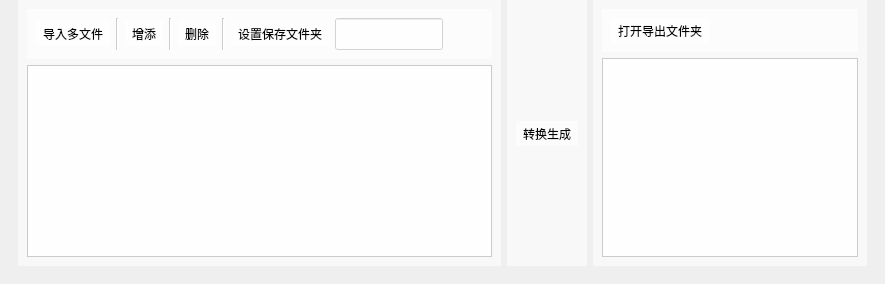
       <widget class="QWidget" name="widget_Content_2" native="true">
        <property name="enabled">
         <bool>true</bool>
        </property>
        <layout class="QVBoxLayout" name="verticalLayout_16">
         <property name="spacing">
          <number>0</number>
         </property>
         <property name="leftMargin">
          <number>0</number>
         </property>
         <property name="topMargin">
          <number>0</number>
         </property>
         <property name="rightMargin">
          <number>0</number>
         </property>
         <property name="bottomMargin">
          <number>0</number>
         </property>
         <item>
          <widget class="QWidget" name="widget_up_3" native="true">
           <layout class="QHBoxLayout" name="horizontalLayout_8">
            <property name="topMargin">
             <number>0</number>
            </property>
            <property name="bottomMargin">
             <number>0</number>
            </property>
           </layout>
          </widget>
         </item>
         <item>
          <widget class="QWidget" name="widget_down_3" native="true">
           <property name="styleSheet">
            <string notr="true">#widget_down_3{border-image: url(:/OfflineProgramTool/background/robot.png);}</string>
           </property>
           <layout class="QVBoxLayout" name="verticalLayout_15">
            <property name="topMargin">
             <number>0</number>
            </property>
            <item>
             <widget class="QWidget" name="widget_down_2" native="true">
              <layout class="QHBoxLayout" name="horizontalLayout_19">
               <property name="topMargin">
                <number>0</number>
               </property>
               <item>
                <widget class="QWidget" name="widget_left_2" native="true">
                 <property name="styleSheet">
                  <string notr="true">background-color: rgba(255, 255, 255, 150);</string>
                 </property>
                 <layout class="QVBoxLayout" name="verticalLayout_9">
                  <item>
                   <widget class="QWidget" name="widget_22" native="true">
                    <property name="sizePolicy">
                     <sizepolicy hsizetype="Preferred" vsizetype="Preferred">
                      <horstretch>0</horstretch>
                      <verstretch>0</verstretch>
                     </sizepolicy>
                    </property>
                    <property name="minimumSize">
                     <size>
                      <width>0</width>
                      <height>0</height>
                     </size>
                    </property>
                    <layout class="QHBoxLayout" name="horizontalLayout_16">
                     <item>
                      <widget class="QToolButton" name="tbn_ImportMoreFiles">
                       <property name="sizePolicy">
                        <sizepolicy hsizetype="Preferred" vsizetype="Fixed">
                         <horstretch>0</horstretch>
                         <verstretch>0</verstretch>
                        </sizepolicy>
                       </property>
                       <property name="minimumSize">
                        <size>
                         <width>0</width>
                         <height>0</height>
                        </size>
                       </property>
                       <property name="whatsThis">
                        <string>&lt;html&gt;&lt;head/&gt;&lt;body&gt;&lt;p&gt;导入多个src文件&lt;/p&gt;&lt;/body&gt;&lt;/html&gt;</string>
                       </property>
                       <property name="text">
                        <string>导入多文件</string>
                       </property>
                       <property name="icon">
                        <iconset resource="OfflineProgramTool.qrc">
                         <normaloff>:/OfflineProgramTool/icons/import.png</normaloff>:/OfflineProgramTool/icons/import.png</iconset>
                       </property>
                       <property name="iconSize">
                        <size>
                         <width>32</width>
                         <height>32</height>
                        </size>
                       </property>
                       <property name="toolButtonStyle">
                        <enum>Qt::ToolButtonTextUnderIcon</enum>
                       </property>
                       <property name="autoRaise">
                        <bool>true</bool>
                       </property>
                      </widget>
                     </item>
                     <item>
                      <widget class="Line" name="line_8">
                       <property name="orientation">
                        <enum>Qt::Vertical</enum>
                       </property>
                      </widget>
                     </item>
                     <item>
                      <widget class="QToolButton" name="tbn_addFiles">
                       <property name="sizePolicy">
                        <sizepolicy hsizetype="Preferred" vsizetype="Fixed">
                         <horstretch>0</horstretch>
                         <verstretch>0</verstretch>
                        </sizepolicy>
                       </property>
                       <property name="minimumSize">
                        <size>
                         <width>0</width>
                         <height>0</height>
                        </size>
                       </property>
                       <property name="whatsThis">
                        <string>&lt;html&gt;&lt;head/&gt;&lt;body&gt;&lt;p&gt;增加文件列表中的数目&lt;/p&gt;&lt;/body&gt;&lt;/html&gt;</string>
                       </property>
                       <property name="text">
                        <string>增添</string>
                       </property>
                       <property name="icon">
                        <iconset resource="OfflineProgramTool.qrc">
                         <normaloff>:/OfflineProgramTool/icons/add.png</normaloff>:/OfflineProgramTool/icons/add.png</iconset>
                       </property>
                       <property name="iconSize">
                        <size>
                         <width>32</width>
                         <height>32</height>
                        </size>
                       </property>
                       <property name="toolButtonStyle">
                        <enum>Qt::ToolButtonTextUnderIcon</enum>
                       </property>
                       <property name="autoRaise">
                        <bool>true</bool>
                       </property>
                      </widget>
                     </item>
                     <item>
                      <widget class="Line" name="line_9">
                       <property name="orientation">
                        <enum>Qt::Vertical</enum>
                       </property>
                      </widget>
                     </item>
                     <item>
                      <widget class="QToolButton" name="tbn_deleteRow">
                       <property name="sizePolicy">
                        <sizepolicy hsizetype="Preferred" vsizetype="Fixed">
                         <horstretch>0</horstretch>
                         <verstretch>0</verstretch>
                        </sizepolicy>
                       </property>
                       <property name="minimumSize">
                        <size>
                         <width>0</width>
                         <height>0</height>
                        </size>
                       </property>
                       <property name="whatsThis">
                        <string>&lt;html&gt;&lt;head/&gt;&lt;body&gt;&lt;p&gt;对文件列表中选中的行，进行删除操作&lt;/p&gt;&lt;/body&gt;&lt;/html&gt;</string>
                       </property>
                       <property name="text">
                        <string>删除</string>
                       </property>
                       <property name="icon">
                        <iconset resource="OfflineProgramTool.qrc">
                         <normaloff>:/OfflineProgramTool/icons/delete.png</normaloff>:/OfflineProgramTool/icons/delete.png</iconset>
                       </property>
                       <property name="iconSize">
                        <size>
                         <width>32</width>
                         <height>32</height>
                        </size>
                       </property>
                       <property name="toolButtonStyle">
                        <enum>Qt::ToolButtonTextUnderIcon</enum>
                       </property>
                       <property name="autoRaise">
                        <bool>true</bool>
                       </property>
                      </widget>
                     </item>
                     <item>
                      <widget class="Line" name="line_12">
                       <property name="orientation">
                        <enum>Qt::Vertical</enum>
                       </property>
                      </widget>
                     </item>
                     <item>
                      <widget class="QToolButton" name="tbn_SetSaveFiles">
                       <property name="sizePolicy">
                        <sizepolicy hsizetype="Preferred" vsizetype="Fixed">
                         <horstretch>0</horstretch>
                         <verstretch>0</verstretch>
                        </sizepolicy>
                       </property>
                       <property name="whatsThis">
                        <string>&lt;html&gt;&lt;head/&gt;&lt;body&gt;&lt;p&gt;给生成的src文件设置保存文件夹&lt;/p&gt;&lt;/body&gt;&lt;/html&gt;</string>
                       </property>
                       <property name="text">
                        <string>设置保存文件夹</string>
                       </property>
                       <property name="icon">
                        <iconset resource="OfflineProgramTool.qrc">
                         <normaloff>:/OfflineProgramTool/icons/Save.png</normaloff>:/OfflineProgramTool/icons/Save.png</iconset>
                       </property>
                       <property name="iconSize">
                        <size>
                         <width>32</width>
                         <height>32</height>
                        </size>
                       </property>
                       <property name="toolButtonStyle">
                        <enum>Qt::ToolButtonTextUnderIcon</enum>
                       </property>
                       <property name="autoRaise">
                        <bool>true</bool>
                       </property>
                      </widget>
                     </item>
                     <item>
                      <widget class="QLineEdit" name="lineEdit_SRCSavePosition">
                       <property name="sizePolicy">
                        <sizepolicy hsizetype="Preferred" vsizetype="Fixed">
                         <horstretch>0</horstretch>
                         <verstretch>0</verstretch>
                        </sizepolicy>
                       </property>
                       <property name="minimumSize">
                        <size>
                         <width>20</width>
                         <height>32</height>
                        </size>
                       </property>
                       <property name="maximumSize">
                        <size>
                         <width>225</width>
                         <height>16777215</height>
                        </size>
                       </property>
                      </widget>
                     </item>
                     <item>
                      <spacer name="horizontalSpacer_2">
                       <property name="orientation">
                        <enum>Qt::Horizontal</enum>
                       </property>
                       <property name="sizeHint" stdset="0">
                        <size>
                         <width>40</width>
                         <height>20</height>
                        </size>
                       </property>
                      </spacer>
                     </item>
                    </layout>
                   </widget>
                  </item>
                  <item>
                   <widget class="QTableWidget" name="tableWidget_srcFiles">
                    <property name="styleSheet">
                     <string notr="true">background-color: rgba(255, 255, 255,0.9);</string>
                    </property>
                   </widget>
                  </item>
                 </layout>
                </widget>
               </item>
               <item>
                <widget class="QWidget" name="widget_middle_2" native="true">
                 <property name="styleSheet">
                  <string notr="true">background-color: rgba(255, 255, 255, 150);</string>
                 </property>
                 <layout class="QVBoxLayout" name="verticalLayout_10">
                  <item>
                   <spacer name="verticalSpacer_9">
                    <property name="orientation">
                     <enum>Qt::Vertical</enum>
                    </property>
                    <property name="sizeHint" stdset="0">
                     <size>
                      <width>20</width>
                      <height>40</height>
                     </size>
                    </property>
                   </spacer>
                  </item>
                  <item>
                   <widget class="QToolButton" name="tbn_generateSRC">
                    <property name="text">
                     <string>转换生成</string>
                    </property>
                    <property name="icon">
                     <iconset resource="OfflineProgramTool.qrc">
                      <normaloff>:/OfflineProgramTool/icons/Right.png</normaloff>:/OfflineProgramTool/icons/Right.png</iconset>
                    </property>
                    <property name="iconSize">
                     <size>
                      <width>32</width>
                      <height>32</height>
                     </size>
                    </property>
                    <property name="toolButtonStyle">
                     <enum>Qt::ToolButtonTextUnderIcon</enum>
                    </property>
                    <property name="autoRaise">
                     <bool>true</bool>
                    </property>
                   </widget>
                  </item>
                  <item>
                   <spacer name="verticalSpacer_10">
                    <property name="orientation">
                     <enum>Qt::Vertical</enum>
                    </property>
                    <property name="sizeHint" stdset="0">
                     <size>
                      <width>20</width>
                      <height>40</height>
                     </size>
                    </property>
                   </spacer>
                  </item>
                 </layout>
                </widget>
               </item>
               <item>
                <widget class="QWidget" name="widget_right_2" native="true">
                 <property name="styleSheet">
                  <string notr="true">background-color: rgba(255, 255, 255, 150);</string>
                 </property>
                 <layout class="QVBoxLayout" name="verticalLayout_11">
                  <item>
                   <widget class="QWidget" name="widget_17" native="true">
                    <property name="sizePolicy">
                     <sizepolicy hsizetype="Preferred" vsizetype="Fixed">
                      <horstretch>0</horstretch>
                      <verstretch>0</verstretch>
                     </sizepolicy>
                    </property>
                    <property name="minimumSize">
                     <size>
                      <width>0</width>
                      <height>0</height>
                     </size>
                    </property>
                    <layout class="QHBoxLayout" name="horizontalLayout_22">
                     <item>
                      <widget class="QToolButton" name="tbn_openSRCFiles">
                       <property name="minimumSize">
                        <size>
                         <width>0</width>
                         <height>0</height>
                        </size>
                       </property>
                       <property name="whatsThis">
                        <string>&lt;html&gt;&lt;head/&gt;&lt;body&gt;&lt;p&gt;打开文件保存文件夹&lt;/p&gt;&lt;/body&gt;&lt;/html&gt;</string>
                       </property>
                       <property name="text">
                        <string>打开导出文件夹</string>
                       </property>
                       <property name="icon">
                        <iconset resource="OfflineProgramTool.qrc">
                         <normaloff>:/OfflineProgramTool/icons/Open.png</normaloff>:/OfflineProgramTool/icons/Open.png</iconset>
                       </property>
                       <property name="iconSize">
                        <size>
                         <width>32</width>
                         <height>32</height>
                        </size>
                       </property>
                       <property name="toolButtonStyle">
                        <enum>Qt::ToolButtonTextUnderIcon</enum>
                       </property>
                       <property name="autoRaise">
                        <bool>true</bool>
                       </property>
                      </widget>
                     </item>
                     <item>
                      <spacer name="horizontalSpacer">
                       <property name="orientation">
                        <enum>Qt::Horizontal</enum>
                       </property>
                       <property name="sizeHint" stdset="0">
                        <size>
                         <width>40</width>
                         <height>20</height>
                        </size>
                       </property>
                      </spacer>
                     </item>
                    </layout>
                   </widget>
                  </item>
                  <item>
                   <widget class="QTableWidget" name="tableWidget_outSrcFiles">
                    <property name="styleSheet">
                     <string notr="true">background-color: rgba(255, 255, 255,0.9);</string>
                    </property>
                   </widget>
                  </item>
                 </layout>
                </widget>
               </item>
              </layout>
             </widget>
            </item>
           </layout>
          </widget>
         </item>
        </layout>
       </widget>
